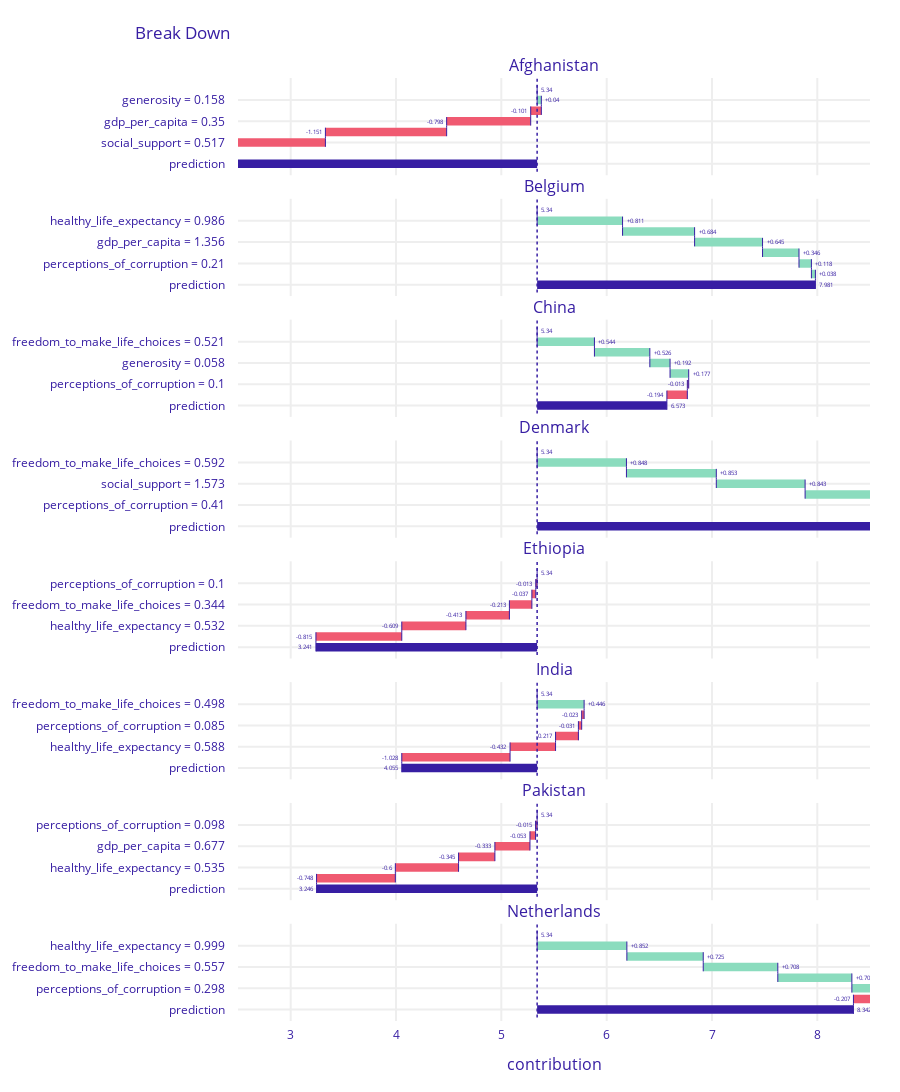

Notebook cell for this chart:
### Code cell
pp_list = []
for country in ['Afghanistan', 'Belgium', 'China', 'Denmark', 'Ethiopia','India','Pakistan','Netherlands']:
    pp = explainer.predict_parts(X.loc[country], type='break_down')
    pp.result.label = country
    pp_list += [pp]
pp_list[0].plot(pp_list[1::], min_max=[2.5, 8.5])

### Figure 1 — Plotly figure (JSON) as saved in the notebook; plotly's stock layout.template omitted (floating-point values rounded to 4 significant figures)
{"data": [{"base": 5.34, "connector": {"line": {"color": "#371ea3", "dash": "solid", "width": 1}, "mode": "spanning"}, "decreasing": {"marker": {"color": "#f05a71"}}, "hoverinfo": "text+delta", "hoverlabel": {"bgcolor": "rgba(0,0,0,0.8)"}, "hovertext": ["Average response: 5.34<br>Prediction: 0.036", "generosity = 0.158<br>increases average response by", "perceptions_of_corruption = 0.025<br>decreases average response by", "gdp_per_capita = 0.35<br>decreases average response by", "healthy_life_expectancy = 0.361<br>decreases average response by", "social_support = 0.517<br>decreases average response by", "freedom_to_make_life_choices = 0.0<br>decreases average response by", "Average response: 5.34<br>Prediction: 0.036"], "increasing": {"marker": {"color": "#8bdcbe"}}, "measure": ["relative", "relative", "relative", "relative", "relative", "relative", "relative", "total"], "orientation": "h", "showlegend": false, "text": ["5.34", "+0.04", "-0.101", "-0.798", "-1.151", "-1.605", "-1.689", "0.036"], "textposition": "outside", "totals": {"marker": {"color": "#371ea3"}}, "type": "waterfall", "x": [0, 0.04, -0.101, -0.798, -1.151, -1.605, -1.689, -5.304], "xaxis": "x", "y": ["intercept", "generosity = 0.158", "perceptions_of_corruption = 0.025", "gdp_per_capita = 0.35", "healthy_life_expectancy = 0.361", "social_support = 0.517", "freedom_to_make_life_choices = 0.0", "prediction"], "yaxis": "y"}, {"base": 5.34, "connector": {"line": {"color": "#371ea3", "dash": "solid", "width": 1}, "mode": "spanning"}, "decreasing": {"marker": {"color": "#f05a71"}}, "hoverinfo": "text+delta", "hoverlabel": {"bgcolor": "rgba(0,0,0,0.8)"}, "hovertext": ["Average response: 5.34<br>Prediction: 7.981", "healthy_life_expectancy = 0.986<br>increases average response by", "social_support = 1.504<br>increases average response by", "gdp_per_capita = 1.356<br>increases average response by", "freedom_to_make_life_choices = 0.473<br>increases average response by", "perceptions_of_corruption = 0.21<br>increases average response by", "generosity = 0.16<br>increases average response by", "Average response: 5.34<br>Prediction: 7.981"], "increasing": {"marker": {"color": "#8bdcbe"}}, "measure": ["relative", "relative", "relative", "relative", "relative", "relative", "relative", "total"], "orientation": "h", "showlegend": false, "text": ["5.34", "+0.811", "+0.684", "+0.645", "+0.346", "+0.118", "+0.038", "7.981"], "textposition": "outside", "totals": {"marker": {"color": "#371ea3"}}, "type": "waterfall", "x": [0, 0.811, 0.684, 0.645, 0.346, 0.118, 0.038, 2.641], "xaxis": "x2", "y": ["intercept", "healthy_life_expectancy = 0.986", "social_support = 1.504", "gdp_per_capita = 1.356", "freedom_to_make_life_choices = 0.473", "perceptions_of_corruption = 0.21", "generosity = 0.16", "prediction"], "yaxis": "y2"}, {"base": 5.34, "connector": {"line": {"color": "#371ea3", "dash": "solid", "width": 1}, "mode": "spanning"}, "decreasing": {"marker": {"color": "#f05a71"}}, "hoverinfo": "text+delta", "hoverlabel": {"bgcolor": "rgba(0,0,0,0.8)"}, "hovertext": ["Average response: 5.34<br>Prediction: 6.573", "freedom_to_make_life_choices = 0.521<br>increases average response by", "healthy_life_expectancy = 0.893<br>increases average response by", "generosity = 0.058<br>increases average response by", "gdp_per_capita = 1.029<br>increases average response by", "perceptions_of_corruption = 0.1<br>decreases average response by", "social_support = 1.125<br>decreases average response by", "Average response: 5.34<br>Prediction: 6.573"], "increasing": {"marker": {"color": "#8bdcbe"}}, "measure": ["relative", "relative", "relative", "relative", "relative", "relative", "relative", "total"], "orientation": "h", "showlegend": false, "text": ["5.34", "+0.544", "+0.526", "+0.192", "+0.177", "-0.013", "-0.194", "6.573"], "textposition": "outside", "totals": {"marker": {"color": "#371ea3"}}, "type": "waterfall", "x": [0, 0.544, 0.526, 0.192, 0.177, -0.013, -0.194, 1.233], "xaxis": "x3", "y": ["intercept", "freedom_to_make_life_choices = 0.521", "healthy_life_expectancy = 0.893", "generosity = 0.058", "gdp_per_capita = 1.029", "perceptions_of_corruption = 0.1", "social_support = 1.125", "prediction"], "yaxis": "y3"}, {"base": 5.34, "connector": {"line": {"color": "#371ea3", "dash": "solid", "width": 1}, "mode": "spanning"}, "decreasing": {"marker": {"color": "#f05a71"}}, "hoverinfo": "text+delta", "hoverlabel": {"bgcolor": "rgba(0,0,0,0.8)"}, "hovertext": ["Average response: 5.34<br>Prediction: 8.821", "freedom_to_make_life_choices = 0.592<br>increases average response by", "healthy_life_expectancy = 0.996<br>increases average response by", "social_support = 1.573<br>increases average response by", "gdp_per_capita = 1.383<br>increases average response by", "perceptions_of_corruption = 0.41<br>increases average response by", "generosity = 0.252<br>decreases average response by", "Average response: 5.34<br>Prediction: 8.821"], "increasing": {"marker": {"color": "#8bdcbe"}}, "measure": ["relative", "relative", "relative", "relative", "relative", "relative", "relative", "total"], "orientation": "h", "showlegend": false, "text": ["5.34", "+0.848", "+0.853", "+0.843", "+0.684", "+0.355", "-0.102", "8.821"], "textposition": "outside", "totals": {"marker": {"color": "#371ea3"}}, "type": "waterfall", "x": [0, 0.848, 0.853, 0.843, 0.684, 0.355, -0.102, 3.482], "xaxis": "x4", "y": ["intercept", "freedom_to_make_life_choices = 0.592", "healthy_life_expectancy = 0.996", "social_support = 1.573", "gdp_per_capita = 1.383", "perceptions_of_corruption = 0.41", "generosity = 0.252", "prediction"], "yaxis": "y4"}, {"base": 5.34, "connector": {"line": {"color": "#371ea3", "dash": "solid", "width": 1}, "mode": "spanning"}, "decreasing": {"marker": {"color": "#f05a71"}}, "hoverinfo": "text+delta", "hoverlabel": {"bgcolor": "rgba(0,0,0,0.8)"}, "hovertext": ["Average response: 5.34<br>Prediction: 3.241", "perceptions_of_corruption = 0.1<br>decreases average response by", "generosity = 0.209<br>decreases average response by", "freedom_to_make_life_choices = 0.344<br>decreases average response by", "social_support = 1.033<br>decreases average response by", "healthy_life_expectancy = 0.532<br>decreases average response by", "gdp_per_capita = 0.336<br>decreases average response by", "Average response: 5.34<br>Prediction: 3.241"], "increasing": {"marker": {"color": "#8bdcbe"}}, "measure": ["relative", "relative", "relative", "relative", "relative", "relative", "relative", "total"], "orientation": "h", "showlegend": false, "text": ["5.34", "-0.013", "-0.037", "-0.213", "-0.413", "-0.609", "-0.815", "3.241"], "textposition": "outside", "totals": {"marker": {"color": "#371ea3"}}, "type": "waterfall", "x": [0, -0.013, -0.037, -0.213, -0.413, -0.609, -0.815, -2.099], "xaxis": "x5", "y": ["intercept", "perceptions_of_corruption = 0.1", "generosity = 0.209", "freedom_to_make_life_choices = 0.344", "social_support = 1.033", "healthy_life_expectancy = 0.532", "gdp_per_capita = 0.336", "prediction"], "yaxis": "y5"}, {"base": 5.34, "connector": {"line": {"color": "#371ea3", "dash": "solid", "width": 1}, "mode": "spanning"}, "decreasing": {"marker": {"color": "#f05a71"}}, "hoverinfo": "text+delta", "hoverlabel": {"bgcolor": "rgba(0,0,0,0.8)"}, "hovertext": ["Average response: 5.34<br>Prediction: 4.055", "freedom_to_make_life_choices = 0.498<br>increases average response by", "generosity = 0.2<br>decreases average response by", "perceptions_of_corruption = 0.085<br>decreases average response by", "gdp_per_capita = 0.755<br>decreases average response by", "healthy_life_expectancy = 0.588<br>decreases average response by", "social_support = 0.765<br>decreases average response by", "Average response: 5.34<br>Prediction: 4.055"], "increasing": {"marker": {"color": "#8bdcbe"}}, "measure": ["relative", "relative", "relative", "relative", "relative", "relative", "relative", "total"], "orientation": "h", "showlegend": false, "text": ["5.34", "+0.446", "-0.023", "-0.031", "-0.217", "-0.432", "-1.028", "4.055"], "textposition": "outside", "totals": {"marker": {"color": "#371ea3"}}, "type": "waterfall", "x": [0, 0.446, -0.023, -0.031, -0.217, -0.432, -1.028, -1.285], "xaxis": "x6", "y": ["intercept", "freedom_to_make_life_choices = 0.498", "generosity = 0.2", "perceptions_of_corruption = 0.085", "gdp_per_capita = 0.755", "healthy_life_expectancy = 0.588", "social_support = 0.765", "prediction"], "yaxis": "y6"}, {"base": 5.34, "connector": {"line": {"color": "#371ea3", "dash": "solid", "width": 1}, "mode": "spanning"}, "decreasing": {"marker": {"color": "#f05a71"}}, "hoverinfo": "text+delta", "hoverlabel": {"bgcolor": "rgba(0,0,0,0.8)"}, "hovertext": ["Average response: 5.34<br>Prediction: 3.246", "perceptions_of_corruption = 0.098<br>decreases average response by", "generosity = 0.22<br>decreases average response by", "gdp_per_capita = 0.677<br>decreases average response by", "freedom_to_make_life_choices = 0.313<br>decreases average response by", "healthy_life_expectancy = 0.535<br>decreases average response by", "social_support = 0.886<br>decreases average response by", "Average response: 5.34<br>Prediction: 3.246"], "increasing": {"marker": {"color": "#8bdcbe"}}, "measure": ["relative", "relative", "relative", "relative", "relative", "relative", "relative", "total"], "orientation": "h", "showlegend": false, "text": ["5.34", "-0.015", "-0.053", "-0.333", "-0.345", "-0.6", "-0.748", "3.246"], "textposition": "outside", "totals": {"marker": {"color": "#371ea3"}}, "type": "waterfall", "x": [0, -0.015, -0.053, -0.333, -0.345, -0.6, -0.748, -2.094], "xaxis": "x7", "y": ["intercept", "perceptions_of_corruption = 0.098", "generosity = 0.22", "gdp_per_capita = 0.677", "freedom_to_make_life_choices = 0.313", "healthy_life_expectancy = 0.535", "social_support = 0.886", "prediction"], "yaxis": "y7"}, {"base": 5.34, "connector": {"line": {"color": "#371ea3", "dash": "solid", "width": 1}, "mode": "spanning"}, "decreasing": {"marker": {"color": "#f05a71"}}, "hoverinfo": "text+delta", "hoverlabel": {"bgcolor": "rgba(0,0,0,0.8)"}, "hovertext": ["Average response: 5.34<br>Prediction: 8.342", "healthy_life_expectancy = 0.999<br>increases average response by", "social_support = 1.522<br>increases average response by", "freedom_to_make_life_choices = 0.557<br>increases average response by", "gdp_per_capita = 1.396<br>increases average response by", "perceptions_of_corruption = 0.298<br>increases average response by", "generosity = 0.322<br>decreases average response by", "Average response: 5.34<br>Prediction: 8.342"], "increasing": {"marker": {"color": "#8bdcbe"}}, "measure": ["relative", "relative", "relative", "relative", "relative", "relative", "relative", "total"], "orientation": "h", "showlegend": false, "text": ["5.34", "+0.852", "+0.725", "+0.708", "+0.703", "+0.222", "-0.207", "8.342"], "textposition": "outside", "totals": {"marker": {"color": "#371ea3"}}, "type": "waterfall", "x": [0, 0.852, 0.725, 0.708, 0.703, 0.222, -0.207, 3.002], "xaxis": "x8", "y": ["intercept", "healthy_life_expectancy = 0.999", "social_support = 1.522", "freedom_to_make_life_choices = 0.557", "gdp_per_capita = 1.396", "perceptions_of_corruption = 0.298", "generosity = 0.322", "prediction"], "yaxis": "y8"}], "layout": {"annotations": [{"font": {"size": 16}, "showarrow": false, "text": "Afghanistan", "x": 0.5, "xanchor": "center", "xref": "paper", "y": 1, "yanchor": "bottom", "yref": "paper"}, {"font": {"size": 16}, "showarrow": false, "text": "Belgium", "x": 0.5, "xanchor": "center", "xref": "paper", "y": 0.8719, "yanchor": "bottom", "yref": "paper"}, {"font": {"size": 16}, "showarrow": false, "text": "China", "x": 0.5, "xanchor": "center", "xref": "paper", "y": 0.7438, "yanchor": "bottom", "yref": "paper"}, {"font": {"size": 16}, "showarrow": false, "text": "Denmark", "x": 0.5, "xanchor": "center", "xref": "paper", "y": 0.6156, "yanchor": "bottom", "yref": "paper"}, {"font": {"size": 16}, "showarrow": false, "text": "Ethiopia", "x": 0.5, "xanchor": "center", "xref": "paper", "y": 0.4875, "yanchor": "bottom", "yref": "paper"}, {"font": {"size": 16}, "showarrow": false, "text": "India", "x": 0.5, "xanchor": "center", "xref": "paper", "y": 0.3594, "yanchor": "bottom", "yref": "paper"}, {"font": {"size": 16}, "showarrow": false, "text": "Pakistan", "x": 0.5, "xanchor": "center", "xref": "paper", "y": 0.2312, "yanchor": "bottom", "yref": "paper"}, {"font": {"size": 16}, "showarrow": false, "text": "Netherlands", "x": 0.5, "xanchor": "center", "xref": "paper", "y": 0.1031, "yanchor": "bottom", "yref": "paper"}, {"font": {"size": 16}, "showarrow": false, "text": "contribution", "x": 0.5, "xanchor": "center", "xref": "paper", "y": 0, "yanchor": "top", "yref": "paper", "yshift": -30}], "font": {"color": "#371ea3"}, "height": 1951, "margin": {"b": 71, "r": 30, "t": 78}, "shapes": [{"line": {"color": "#371ea3", "dash": "dot", "width": 1.5}, "type": "line", "x0": 5.34, "x1": 5.34, "xref": "x", "y0": -1, "y1": 8, "yref": "y"}, {"line": {"color": "#371ea3", "dash": "dot", "width": 1.5}, "type": "line", "x0": 5.34, "x1": 5.34, "xref": "x2", "y0": -1, "y1": 8, "yref": "y2"}, {"line": {"color": "#371ea3", "dash": "dot", "width": 1.5}, "type": "line", "x0": 5.34, "x1": 5.34, "xref": "x3", "y0": -1, "y1": 8, "yref": "y3"}, {"line": {"color": "#371ea3", "dash": "dot", "width": 1.5}, "type": "line", "x0": 5.34, "x1": 5.34, "xref": "x4", "y0": -1, "y1": 8, "yref": "y4"}, {"line": {"color": "#371ea3", "dash": "dot", "width": 1.5}, "type": "line", "x0": 5.34, "x1": 5.34, "xref": "x5", "y0": -1, "y1": 8, "yref": "y5"}, {"line": {"color": "#371ea3", "dash": "dot", "width": 1.5}, "type": "line", "x0": 5.34, "x1": 5.34, "xref": "x6", "y0": -1, "y1": 8, "yref": "y6"}, {"line": {"color": "#371ea3", "dash": "dot", "width": 1.5}, "type": "line", "x0": 5.34, "x1": 5.34, "xref": "x7", "y0": -1, "y1": 8, "yref": "y7"}, {"line": {"color": "#371ea3", "dash": "dot", "width": 1.5}, "type": "line", "x0": 5.34, "x1": 5.34, "xref": "x8", "y0": -1, "y1": 8, "yref": "y8"}], "title": {"text": "Break Down", "x": 0.15}, "xaxis": {"anchor": "y", "automargin": true, "domain": [0, 1], "fixedrange": true, "gridwidth": 2, "matches": "x8", "range": [2.5, 8.5], "showticklabels": false, "tickcolor": "white", "ticklen": 3, "ticks": "outside", "type": "linear", "zeroline": false}, "xaxis2": {"anchor": "y2", "automargin": true, "domain": [0, 1], "fixedrange": true, "gridwidth": 2, "matches": "x8", "range": [2.5, 8.5], "showticklabels": false, "tickcolor": "white", "ticklen": 3, "ticks": "outside", "type": "linear", "zeroline": false}, "xaxis3": {"anchor": "y3", "automargin": true, "domain": [0, 1], "fixedrange": true, "gridwidth": 2, "matches": "x8", "range": [2.5, 8.5], "showticklabels": false, "tickcolor": "white", "ticklen": 3, "ticks": "outside", "type": "linear", "zeroline": false}, "xaxis4": {"anchor": "y4", "automargin": true, "domain": [0, 1], "fixedrange": true, "gridwidth": 2, "matches": "x8", "range": [2.5, 8.5], "showticklabels": false, "tickcolor": "white", "ticklen": 3, "ticks": "outside", "type": "linear", "zeroline": false}, "xaxis5": {"anchor": "y5", "automargin": true, "domain": [0, 1], "fixedrange": true, "gridwidth": 2, "matches": "x8", "range": [2.5, 8.5], "showticklabels": false, "tickcolor": "white", "ticklen": 3, "ticks": "outside", "type": "linear", "zeroline": false}, "xaxis6": {"anchor": "y6", "automargin": true, "domain": [0, 1], "fixedrange": true, "gridwidth": 2, "matches": "x8", "range": [2.5, 8.5], "showticklabels": false, "tickcolor": "white", "ticklen": 3, "ticks": "outside", "type": "linear", "zeroline": false}, "xaxis7": {"anchor": "y7", "automargin": true, "domain": [0, 1], "fixedrange": true, "gridwidth": 2, "matches": "x8", "range": [2.5, 8.5], "showticklabels": false, "tickcolor": "white", "ticklen": 3, "ticks": "outside", "type": "linear", "zeroline": false}, "xaxis8": {"anchor": "y8", "automargin": true, "domain": [0, 1], "fixedrange": true, "gridwidth": 2, "range": [2.5, 8.5], "tickcolor": "white", "ticklen": 3, "ticks": "outside", "type": "linear", "zeroline": false}, "yaxis": {"anchor": "x", "automargin": true, "autorange": "reversed", "domain": [0.8969, 1], "fixedrange": true, "gridwidth": 2, "tickcolor": "white", "ticklen": 10, "ticks": "outside", "type": "category"}, "yaxis2": {"anchor": "x2", "automargin": true, "autorange": "reversed", "domain": [0.7688, 0.8719], "fixedrange": true, "gridwidth": 2, "tickcolor": "white", "ticklen": 10, "ticks": "outside", "type": "category"}, "yaxis3": {"anchor": "x3", "automargin": true, "autorange": "reversed", "domain": [0.6406, 0.7438], "fixedrange": true, "gridwidth": 2, "tickcolor": "white", "ticklen": 10, "ticks": "outside", "type": "category"}, "yaxis4": {"anchor": "x4", "automargin": true, "autorange": "reversed", "domain": [0.5125, 0.6156], "fixedrange": true, "gridwidth": 2, "tickcolor": "white", "ticklen": 10, "ticks": "outside", "type": "category"}, "yaxis5": {"anchor": "x5", "automargin": true, "autorange": "reversed", "domain": [0.3844, 0.4875], "fixedrange": true, "gridwidth": 2, "tickcolor": "white", "ticklen": 10, "ticks": "outside", "type": "category"}, "yaxis6": {"anchor": "x6", "automargin": true, "autorange": "reversed", "domain": [0.2562, 0.3594], "fixedrange": true, "gridwidth": 2, "tickcolor": "white", "ticklen": 10, "ticks": "outside", "type": "category"}, "yaxis7": {"anchor": "x7", "automargin": true, "autorange": "reversed", "domain": [0.1281, 0.2312], "fixedrange": true, "gridwidth": 2, "tickcolor": "white", "ticklen": 10, "ticks": "outside", "type": "category"}, "yaxis8": {"anchor": "x8", "automargin": true, "autorange": "reversed", "domain": [0, 0.1031], "fixedrange": true, "gridwidth": 2, "tickcolor": "white", "ticklen": 10, "ticks": "outside", "type": "category"}}}
